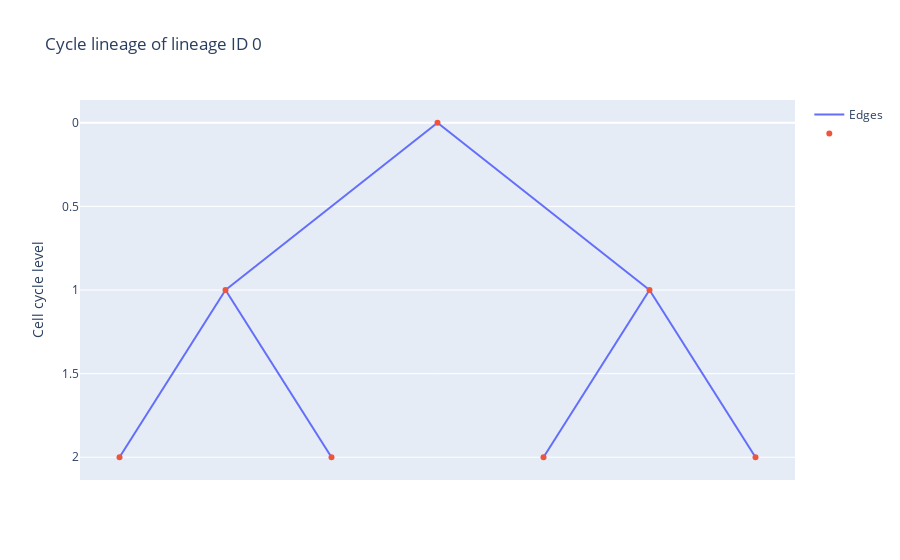

Write notebook code for a chart like this one.
### Code cell
cyclelin0 = model.data.cycle_data[0]
cyclelin0.plot(
    title="Cycle lineage of lineage ID 0",
    node_hover_features=[
        "cycle_ID",
        "level",
        "division_time",
        "cell_cycle_completeness",
    ],
)

### Figure 1 — Plotly figure (JSON) as saved in the notebook; plotly's stock layout.template omitted (floating-point values rounded to 4 significant figures)
{"data": [{"mode": "lines", "name": "Edges", "type": "scatter", "x": [0, 1, null, 0, -1, null, -1, -1.5, null, -1, -0.5, null, 1, 0.5, null, 1, 1.5, null], "y": [0, 1, null, 0, 1, null, 1, 2, null, 1, 2, null, 1, 2, null, 1, 2, null]}, {"hoverinfo": "text", "hovertemplate": "%{text}", "mode": "markers", "name": "", "text": ["cycle_ID: 8252<br>level: 0<br>division_time: 79<br>cell_cycle_completeness: False<br>", "cycle_ID: 8440<br>level: 1<br>division_time: 45<br>cell_cycle_completeness: True<br>", "cycle_ID: 2738<br>level: 1<br>division_time: 45<br>cell_cycle_completeness: True<br>", "cycle_ID: 2729<br>level: 2<br>division_time: 34<br>cell_cycle_completeness: False<br>", "cycle_ID: 2755<br>level: 2<br>division_time: 34<br>cell_cycle_completeness: False<br>", "cycle_ID: 2734<br>level: 2<br>division_time: 34<br>cell_cycle_completeness: False<br>", "cycle_ID: 2750<br>level: 2<br>division_time: 34<br>cell_cycle_completeness: False<br>"], "type": "scatter", "x": [0, -1, 1, 0.5, -1.5, 1.5, -0.5], "y": [0, 1, 1, 2, 2, 2, 2]}], "layout": {"hovermode": "closest", "showlegend": true, "title": {"text": "Cycle lineage of lineage ID 0"}, "xaxis": {"showgrid": false, "showticklabels": false, "zeroline": false}, "yaxis": {"autorange": "reversed", "showgrid": true, "title": {"text": "Cell cycle level"}, "zeroline": true}}}
